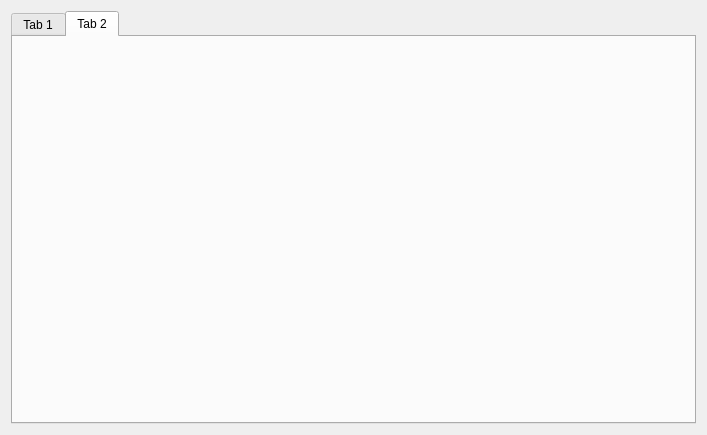
<?xml version="1.0" encoding="UTF-8"?>
<ui version="4.0">
 <class>Widget</class>
 <widget class="QWidget" name="Widget">
  <property name="geometry">
   <rect>
    <x>0</x>
    <y>0</y>
    <width>707</width>
    <height>435</height>
   </rect>
  </property>
  <property name="windowTitle">
   <string>Widget</string>
  </property>
  <layout class="QGridLayout" name="gridLayout">
   <item row="0" column="0">
    <widget class="QTabWidget" name="tabWidget">
     <property name="currentIndex">
      <number>1</number>
     </property>
     <widget class="QWidget" name="tab">
      <attribute name="title">
       <string>Tab 1</string>
      </attribute>
     </widget>
     <widget class="facecmp" name="tab_2">
      <attribute name="title">
       <string>Tab 2</string>
      </attribute>
     </widget>
    </widget>
   </item>
  </layout>
 </widget>
 <customwidgets>
  <customwidget>
   <class>facecmp</class>
   <extends>QWidget</extends>
   <header location="global">facecmp.h</header>
   <container>1</container>
  </customwidget>
 </customwidgets>
 <resources/>
 <connections/>
</ui>
